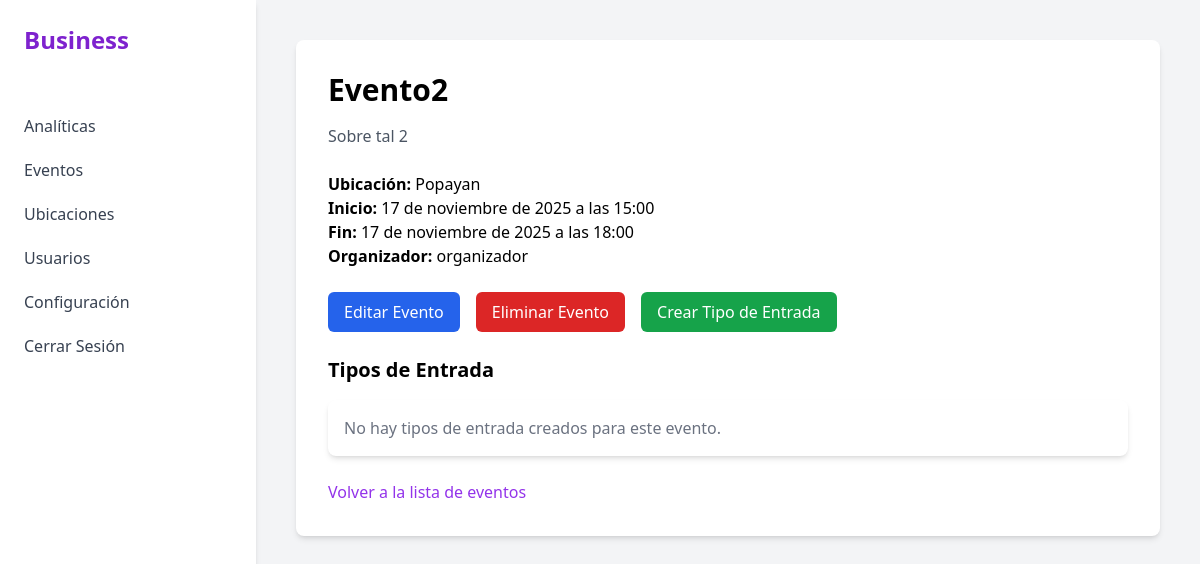
The app's page /events/2/ (signed in), older data.
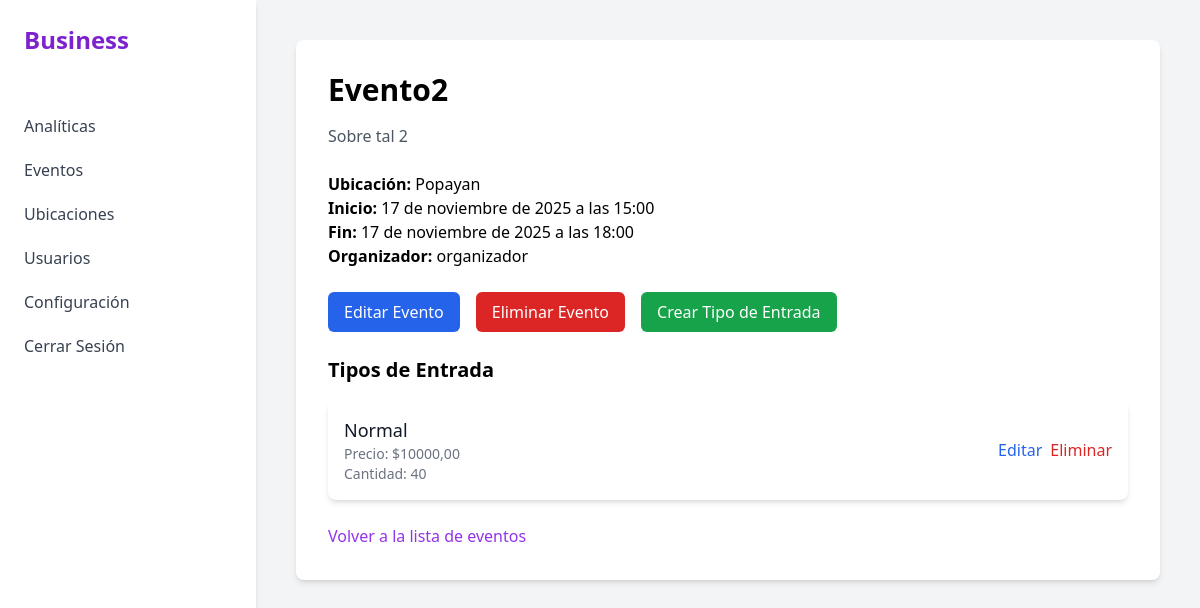
The same page, newer data.
### events/models.py (models this page shows, shortened)
class Event(models.Model):
    title = models.CharField(max_length=200)
    description = models.TextField()
    start_time = models.DateTimeField()
    end_time = models.DateTimeField()
    location = models.ForeignKey(Location, on_delete=models.CASCADE)
    organizer = models.ForeignKey(User, on_delete=models.CASCADE, related_name='organized_events')
    assistants = models.ManyToManyField(User, related_name='assisted_events', blank=True)

class Location(models.Model):
    name = models.CharField(max_length=100)
    address = models.CharField(max_length=200)
    capacity = models.PositiveIntegerField()

class TicketType(models.Model):
    name = models.CharField(max_length=100)
    price = models.DecimalField(max_digits=10, decimal_places=2)
    quantity = models.PositiveIntegerField()
    event = models.ForeignKey(Event, on_delete=models.CASCADE)
    event: "Event"

### events/views.py (the view)
# urls.py: path('<int:pk>/', EventDetailView.as_view(), name='event-detail'),
class EventDetailView(DetailView):
    model = Event
    template_name = 'events/event_detail.html'
    def get_context_data(self, **kwargs):
        context = super().get_context_data(**kwargs)
        if self.request.user.is_authenticated:
            user_tickets = Ticket.objects.filter(
                attendee=self.request.user,
                ticket_type__event=self.object
            )
            context['user_tickets'] = user_tickets
        return context

### templates/events/event_detail.html (shortened to what this page needs)
{% extends 'base.html' %}
{% block content %}
<div class="p-8 bg-white rounded-lg shadow-md">
    <h1 class="text-3xl font-bold">{{ event.title }}</h1>
    <p class="mt-4 text-gray-600">{{ event.description }}</p>
    <div class="mt-6">
        <p><strong>Ubicación:</strong> {{ event.location.name }}</p>
        <p><strong>Inicio:</strong> {{ event.start_time }}</p>
        <p><strong>Fin:</strong> {{ event.end_time }}</p>
        <p><strong>Organizador:</strong> {{ event.organizer.username }}</p>
    </div>
    {% if user.is_authenticated and user.userprofile.role == 'organizer' and user == event.organizer %}
        <div class="flex mt-6 space-x-4">
            <a href="{% url 'events:event-update' event.pk %}" class="px-4 py-2 font-medium text-white bg-blue-600 rounded-md hover:bg-blue-700">Editar Evento</a>
            <a href="{% url 'events:event-delete' event.pk %}" class="px-4 py-2 font-medium text-white bg-red-600 rounded-md hover:bg-red-700">Eliminar Evento</a>
            <a href="{% url 'events:ticket-type-create' event.pk %}" class="px-4 py-2 font-medium text-white bg-green-600 rounded-md hover:bg-green-700">Crear Tipo de Entrada</a>
        </div>
        <div class="mt-6">
            <h2 class="text-xl font-bold">Tipos de Entrada</h2>
            <ul class="mt-4 bg-white shadow-md rounded-lg divide-y divide-gray-200">
                {% for ticket_type in event.tickettype_set.all %}
                    <li class="p-4 flex justify-between items-center">
                        <div>
                            <p class="text-lg font-medium text-gray-900">{{ ticket_type.name }}</p>
                            <p class="text-sm text-gray-500">Precio: ${{ ticket_type.price }}</p>
                            <p class="text-sm text-gray-500">Cantidad: {{ ticket_type.quantity }}</p>
                        </div>
                        <div class="flex space-x-2">
                            <a href="{% url 'events:ticket-type-update' ticket_type.pk %}" class="font-medium text-blue-600 hover:text-blue-500">Editar</a>
                            <a href="{% url 'events:ticket-type-delete' ticket_type.pk %}" class="font-medium text-red-600 hover:text-red-500">Eliminar</a>
                        </div>
                    </li>
                {% empty %}
                    <li class="p-4 text-gray-500">No hay tipos de entrada creados para este evento.</li>
                {% endfor %}
            </ul>
        </div>
    {% endif %}
    <div class="mt-6">
        <a href="{% url 'events:event-list' %}" class="font-medium text-purple-600 hover:text-purple-500">Volver a la lista de eventos</a>
    </div>
</div>
{% endblock %}

### templates/base.html (shortened to what this page needs)
<!DOCTYPE html>
<html lang="en">
<head>
    <script src="https://cdn.tailwindcss.com"></script>
    <link rel="stylesheet" href="https://cdnjs.cloudflare.com/ajax/libs/font-awesome/6.0.0-beta3/css/all.min.css">
</head>
<body class="bg-gray-100">
    <div class="flex h-screen">
        <aside class="w-64 bg-white shadow-md">
            <div class="p-6">
                <h1 class="text-2xl font-bold text-purple-700">Business</h1>
            </div>
             <nav class="mt-6">
                {% if user.is_authenticated and user.userprofile.role != 'client' %}
                    <a href="{% url 'dashboard:dashboard' %}" class="block px-6 py-2.5 text-gray-700 hover:bg-purple-100 hover:text-purple-700">Analíticas</a>
                {% endif %}
                <a href="{% url 'events:event-list' %}" class="block px-6 py-2.5 text-gray-700 hover:bg-purple-100 hover:text-purple-700">Eventos</a>
                {% if user.is_authenticated and user.userprofile.role == 'organizer' %}
                    <a href="{% url 'events:location-list' %}" class="block px-6 py-2.5 text-gray-700 hover:bg-purple-100 hover:text-purple-700">Ubicaciones</a>
                {% endif %}
                {% if user.is_authenticated and user.userprofile.role != 'client' %}
                    <a href="{% url 'users:user-list' %}" class="block px-6 py-2.5 text-gray-700 hover:bg-purple-100 hover:text-purple-700">Usuarios</a>
                {% endif %}
                {% if user.is_authenticated %}
                    <a href="{% url 'users:settings' %}" class="block px-6 py-2.5 text-gray-700 hover:bg-purple-100 hover:text-purple-700">Configuración</a>
                {% endif %}
                {% if user.is_authenticated %}
                    <a href="{% url 'users:logout' %}" class="block px-6 py-2.5 text-gray-700 hover:bg-purple-100 hover:text-purple-700">Cerrar Sesión</a>
                {% else %}
                    <a href="{% url 'users:login' %}" class="block px-6 py-2.5 text-gray-700 hover:bg-purple-100 hover:text-purple-700">Iniciar Sesión</a>
                {% endif %}
            </nav>
        </aside>
        <main class="flex-1 p-10">
            {% block content %}
            {% endblock %}
        </main>
    </div>
</body>
</html>

Row changes from the older to the newer data that the page shows:
added TicketType: name "Normal", price "10000,00", quantity "40"
Text that changed along with them:
text no longer shown: "No hay tipos de entrada creados para este evento."
